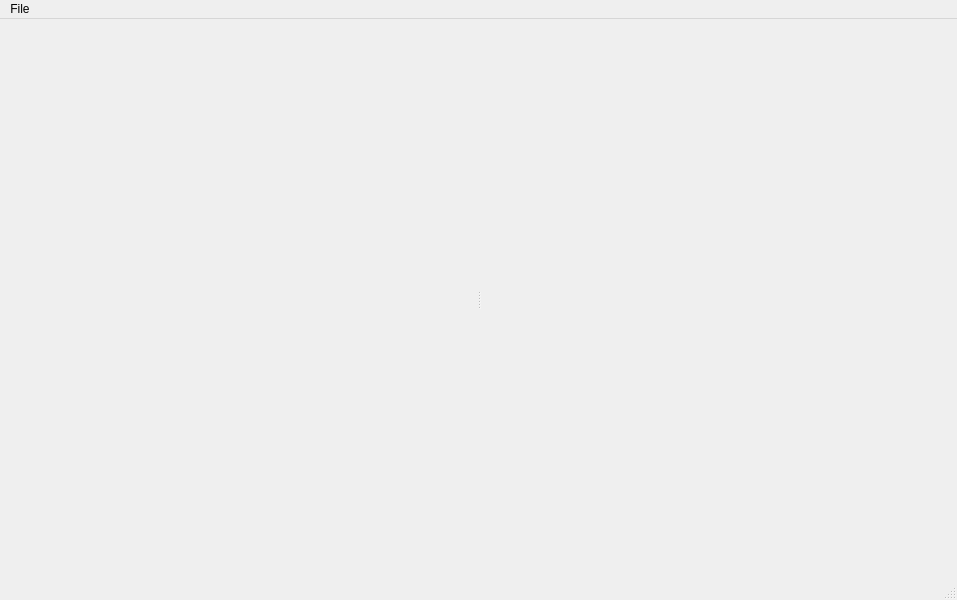
<?xml version="1.0" encoding="UTF-8"?>
<ui version="4.0">
 <class>MainWindow</class>
 <widget class="QMainWindow" name="MainWindow">
  <property name="geometry">
   <rect>
    <x>0</x>
    <y>0</y>
    <width>957</width>
    <height>600</height>
   </rect>
  </property>
  <property name="windowTitle">
   <string>RayStep</string>
  </property>
  <property name="styleSheet">
   <string notr="true"/>
  </property>
  <widget class="QWidget" name="centralwidget">
   <layout class="QHBoxLayout" name="horizontalLayout">
    <property name="spacing">
     <number>0</number>
    </property>
    <property name="leftMargin">
     <number>0</number>
    </property>
    <property name="topMargin">
     <number>0</number>
    </property>
    <property name="rightMargin">
     <number>0</number>
    </property>
    <property name="bottomMargin">
     <number>0</number>
    </property>
    <item>
     <widget class="QSplitter" name="splitter">
      <property name="orientation">
       <enum>Qt::Horizontal</enum>
      </property>
      <widget class="ViewportWindow" name="viewport" native="true"/>
      <widget class="TextWindow" name="text" native="true"/>
     </widget>
    </item>
   </layout>
  </widget>
  <widget class="QMenuBar" name="menubar">
   <property name="geometry">
    <rect>
     <x>0</x>
     <y>0</y>
     <width>957</width>
     <height>21</height>
    </rect>
   </property>
   <widget class="QMenu" name="menuFile">
    <property name="title">
     <string>File</string>
    </property>
    <addaction name="actionOpen"/>
    <addaction name="actionSave"/>
    <addaction name="actionExport"/>
    <addaction name="separator"/>
    <addaction name="actionQuit"/>
   </widget>
   <addaction name="menuFile"/>
  </widget>
  <widget class="QStatusBar" name="statusbar"/>
  <action name="actionOpen">
   <property name="text">
    <string>Open...</string>
   </property>
   <property name="shortcut">
    <string>Ctrl+O</string>
   </property>
  </action>
  <action name="actionSave">
   <property name="text">
    <string>Save...</string>
   </property>
   <property name="shortcut">
    <string>Ctrl+S</string>
   </property>
  </action>
  <action name="actionExport">
   <property name="text">
    <string>Export...</string>
   </property>
   <property name="shortcut">
    <string>Ctrl+E</string>
   </property>
  </action>
  <action name="actionQuit">
   <property name="text">
    <string>Quit</string>
   </property>
   <property name="shortcut">
    <string>Ctrl+Q</string>
   </property>
  </action>
 </widget>
 <customwidgets>
  <customwidget>
   <class>ViewportWindow</class>
   <extends>QWidget</extends>
   <header>ViewportWindow.h</header>
   <container>1</container>
  </customwidget>
  <customwidget>
   <class>TextWindow</class>
   <extends>QWidget</extends>
   <header>TextWindow.h</header>
   <container>1</container>
  </customwidget>
 </customwidgets>
 <resources/>
 <connections/>
</ui>
